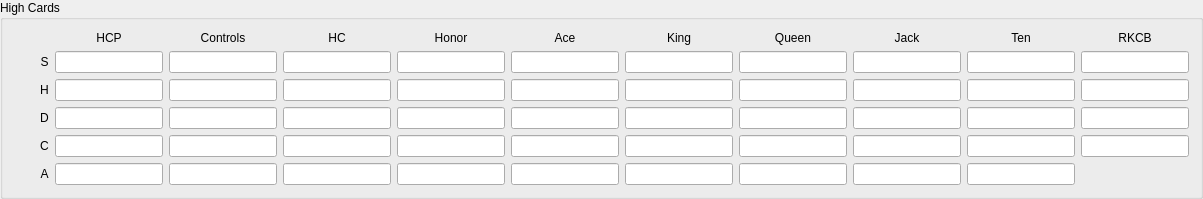
    <widget class="QGroupBox" name="groupBox">
     <property name="geometry">
      <rect>
       <x>10</x>
       <y>10</y>
       <width>509</width>
       <height>178</height>
      </rect>
     </property>
     <property name="whatsThis">
      <string>&lt;html&gt;&lt;head/&gt;&lt;body&gt;&lt;p&gt;Limits of high card parameters for the rule&lt;/p&gt;&lt;/body&gt;&lt;/html&gt;</string>
     </property>
     <property name="title">
      <string>High Cards</string>
     </property>
     <layout class="QHBoxLayout" name="horizontalLayout">
      <item>
       <widget class="QLabel" name="label_36">
        <property name="text">
         <string/>
        </property>
        <property name="alignment">
         <set>Qt::AlignCenter</set>
        </property>
       </widget>
      </item>
      <item>
       <widget class="QLabel" name="label_15">
        <property name="text">
         <string/>
        </property>
       </widget>
      </item>
      <item>
       <layout class="QGridLayout" name="gridLayout">
        <item row="0" column="0">
         <widget class="QLabel" name="label_52">
          <property name="sizePolicy">
           <sizepolicy hsizetype="Fixed" vsizetype="Fixed">
            <horstretch>0</horstretch>
            <verstretch>0</verstretch>
           </sizepolicy>
          </property>
          <property name="text">
           <string/>
          </property>
          <property name="alignment">
           <set>Qt::AlignCenter</set>
          </property>
         </widget>
        </item>
        <item row="0" column="1">
         <widget class="QLabel" name="label_24">
          <property name="sizePolicy">
           <sizepolicy hsizetype="Preferred" vsizetype="Preferred">
            <horstretch>0</horstretch>
            <verstretch>0</verstretch>
           </sizepolicy>
          </property>
          <property name="text">
           <string>HCP</string>
          </property>
          <property name="alignment">
           <set>Qt::AlignCenter</set>
          </property>
         </widget>
        </item>
        <item row="0" column="2">
         <widget class="QLabel" name="label_35">
          <property name="sizePolicy">
           <sizepolicy hsizetype="Preferred" vsizetype="Preferred">
            <horstretch>0</horstretch>
            <verstretch>0</verstretch>
           </sizepolicy>
          </property>
          <property name="text">
           <string>Controls</string>
          </property>
          <property name="alignment">
           <set>Qt::AlignCenter</set>
          </property>
         </widget>
        </item>
        <item row="0" column="3">
         <widget class="QLabel" name="label_44">
          <property name="sizePolicy">
           <sizepolicy hsizetype="Preferred" vsizetype="Preferred">
            <horstretch>0</horstretch>
            <verstretch>0</verstretch>
           </sizepolicy>
          </property>
          <property name="text">
           <string>HC</string>
          </property>
          <property name="alignment">
           <set>Qt::AlignCenter</set>
          </property>
         </widget>
        </item>
        <item row="0" column="4">
         <widget class="QLabel" name="label_45">
          <property name="sizePolicy">
           <sizepolicy hsizetype="Preferred" vsizetype="Preferred">
            <horstretch>0</horstretch>
            <verstretch>0</verstretch>
           </sizepolicy>
          </property>
          <property name="text">
           <string>Honor</string>
          </property>
          <property name="alignment">
           <set>Qt::AlignCenter</set>
          </property>
         </widget>
        </item>
        <item row="0" column="5">
         <widget class="QLabel" name="label_46">
          <property name="sizePolicy">
           <sizepolicy hsizetype="Preferred" vsizetype="Preferred">
            <horstretch>0</horstretch>
            <verstretch>0</verstretch>
           </sizepolicy>
          </property>
          <property name="text">
           <string>Ace</string>
          </property>
          <property name="alignment">
           <set>Qt::AlignCenter</set>
          </property>
         </widget>
        </item>
        <item row="0" column="6">
         <widget class="QLabel" name="label_47">
          <property name="sizePolicy">
           <sizepolicy hsizetype="Preferred" vsizetype="Preferred">
            <horstretch>0</horstretch>
            <verstretch>0</verstretch>
           </sizepolicy>
          </property>
          <property name="text">
           <string>King</string>
          </property>
          <property name="alignment">
           <set>Qt::AlignCenter</set>
          </property>
         </widget>
        </item>
        <item row="0" column="7">
         <widget class="QLabel" name="label_48">
          <property name="sizePolicy">
           <sizepolicy hsizetype="Preferred" vsizetype="Preferred">
            <horstretch>0</horstretch>
            <verstretch>0</verstretch>
           </sizepolicy>
          </property>
          <property name="text">
           <string>Queen</string>
          </property>
          <property name="alignment">
           <set>Qt::AlignCenter</set>
          </property>
         </widget>
        </item>
        <item row="0" column="8">
         <widget class="QLabel" name="label_49">
          <property name="sizePolicy">
           <sizepolicy hsizetype="Preferred" vsizetype="Preferred">
            <horstretch>0</horstretch>
            <verstretch>0</verstretch>
           </sizepolicy>
          </property>
          <property name="text">
           <string>Jack</string>
          </property>
          <property name="alignment">
           <set>Qt::AlignCenter</set>
          </property>
         </widget>
        </item>
        <item row="0" column="9">
         <widget class="QLabel" name="label_50">
          <property name="sizePolicy">
           <sizepolicy hsizetype="Preferred" vsizetype="Preferred">
            <horstretch>0</horstretch>
            <verstretch>0</verstretch>
           </sizepolicy>
          </property>
          <property name="text">
           <string>Ten</string>
          </property>
          <property name="alignment">
           <set>Qt::AlignCenter</set>
          </property>
         </widget>
        </item>
        <item row="0" column="10">
         <widget class="QLabel" name="label_51">
          <property name="sizePolicy">
           <sizepolicy hsizetype="Preferred" vsizetype="Preferred">
            <horstretch>0</horstretch>
            <verstretch>0</verstretch>
           </sizepolicy>
          </property>
          <property name="text">
           <string>RKCB</string>
          </property>
          <property name="alignment">
           <set>Qt::AlignCenter</set>
          </property>
         </widget>
        </item>
        <item row="1" column="0">
         <widget class="QLabel" name="label_30">
          <property name="sizePolicy">
           <sizepolicy hsizetype="Preferred" vsizetype="Preferred">
            <horstretch>0</horstretch>
            <verstretch>0</verstretch>
           </sizepolicy>
          </property>
          <property name="text">
           <string>S</string>
          </property>
          <property name="alignment">
           <set>Qt::AlignCenter</set>
          </property>
         </widget>
        </item>
        <item row="1" column="1">
         <widget class="QLineEdit" name="hcpS">
          <property name="enabled">
           <bool>true</bool>
          </property>
          <property name="sizePolicy">
           <sizepolicy hsizetype="Fixed" vsizetype="Fixed">
            <horstretch>0</horstretch>
            <verstretch>0</verstretch>
           </sizepolicy>
          </property>
          <property name="autoFillBackground">
           <bool>false</bool>
          </property>
          <property name="text">
           <string/>
          </property>
          <property name="frame">
           <bool>true</bool>
          </property>
          <property name="alignment">
           <set>Qt::AlignCenter</set>
          </property>
          <property name="readOnly">
           <bool>false</bool>
          </property>
         </widget>
        </item>
        <item row="1" column="2">
         <widget class="QLineEdit" name="controlsS">
          <property name="sizePolicy">
           <sizepolicy hsizetype="Fixed" vsizetype="Fixed">
            <horstretch>0</horstretch>
            <verstretch>0</verstretch>
           </sizepolicy>
          </property>
          <property name="text">
           <string/>
          </property>
          <property name="alignment">
           <set>Qt::AlignCenter</set>
          </property>
         </widget>
        </item>
        <item row="1" column="3">
         <widget class="QLineEdit" name="hcS">
          <property name="sizePolicy">
           <sizepolicy hsizetype="Fixed" vsizetype="Fixed">
            <horstretch>0</horstretch>
            <verstretch>0</verstretch>
           </sizepolicy>
          </property>
          <property name="text">
           <string/>
          </property>
          <property name="alignment">
           <set>Qt::AlignCenter</set>
          </property>
         </widget>
        </item>
        <item row="1" column="4">
         <widget class="QLineEdit" name="honorS">
          <property name="sizePolicy">
           <sizepolicy hsizetype="Fixed" vsizetype="Fixed">
            <horstretch>0</horstretch>
            <verstretch>0</verstretch>
           </sizepolicy>
          </property>
          <property name="text">
           <string/>
          </property>
          <property name="alignment">
           <set>Qt::AlignCenter</set>
          </property>
         </widget>
        </item>
        <item row="1" column="5">
         <widget class="QLineEdit" name="aceS">
          <property name="sizePolicy">
           <sizepolicy hsizetype="Fixed" vsizetype="Fixed">
            <horstretch>0</horstretch>
            <verstretch>0</verstretch>
           </sizepolicy>
          </property>
          <property name="text">
           <string/>
          </property>
          <property name="alignment">
           <set>Qt::AlignCenter</set>
          </property>
         </widget>
        </item>
        <item row="1" column="6">
         <widget class="QLineEdit" name="kingS">
          <property name="sizePolicy">
           <sizepolicy hsizetype="Fixed" vsizetype="Fixed">
            <horstretch>0</horstretch>
            <verstretch>0</verstretch>
           </sizepolicy>
          </property>
          <property name="text">
           <string/>
          </property>
          <property name="alignment">
           <set>Qt::AlignCenter</set>
          </property>
         </widget>
        </item>
        <item row="1" column="7">
         <widget class="QLineEdit" name="queenS">
          <property name="sizePolicy">
           <sizepolicy hsizetype="Fixed" vsizetype="Fixed">
            <horstretch>0</horstretch>
            <verstretch>0</verstretch>
           </sizepolicy>
          </property>
          <property name="text">
           <string/>
          </property>
          <property name="alignment">
           <set>Qt::AlignCenter</set>
          </property>
         </widget>
        </item>
        <item row="1" column="8">
         <widget class="QLineEdit" name="jackS">
          <property name="sizePolicy">
           <sizepolicy hsizetype="Fixed" vsizetype="Fixed">
            <horstretch>0</horstretch>
            <verstretch>0</verstretch>
           </sizepolicy>
          </property>
          <property name="text">
           <string/>
          </property>
          <property name="alignment">
           <set>Qt::AlignCenter</set>
          </property>
         </widget>
        </item>
        <item row="1" column="9">
         <widget class="QLineEdit" name="tenS">
          <property name="sizePolicy">
           <sizepolicy hsizetype="Fixed" vsizetype="Fixed">
            <horstretch>0</horstretch>
            <verstretch>0</verstretch>
           </sizepolicy>
          </property>
          <property name="text">
           <string/>
          </property>
          <property name="alignment">
           <set>Qt::AlignCenter</set>
          </property>
         </widget>
        </item>
        <item row="1" column="10">
         <widget class="QLineEdit" name="rkcbS">
          <property name="sizePolicy">
           <sizepolicy hsizetype="Fixed" vsizetype="Fixed">
            <horstretch>0</horstretch>
            <verstretch>0</verstretch>
           </sizepolicy>
          </property>
          <property name="text">
           <string/>
          </property>
          <property name="alignment">
           <set>Qt::AlignCenter</set>
          </property>
         </widget>
        </item>
        <item row="2" column="0">
         <widget class="QLabel" name="label_31">
          <property name="sizePolicy">
           <sizepolicy hsizetype="Preferred" vsizetype="Preferred">
            <horstretch>0</horstretch>
            <verstretch>0</verstretch>
           </sizepolicy>
          </property>
          <property name="text">
           <string>H</string>
          </property>
          <property name="alignment">
           <set>Qt::AlignCenter</set>
          </property>
         </widget>
        </item>
        <item row="2" column="1">
         <widget class="QLineEdit" name="hcpH">
          <property name="sizePolicy">
           <sizepolicy hsizetype="Fixed" vsizetype="Fixed">
            <horstretch>0</horstretch>
            <verstretch>0</verstretch>
           </sizepolicy>
          </property>
          <property name="alignment">
           <set>Qt::AlignCenter</set>
          </property>
         </widget>
        </item>
        <item row="2" column="2">
         <widget class="QLineEdit" name="controlsH">
          <property name="sizePolicy">
           <sizepolicy hsizetype="Fixed" vsizetype="Fixed">
            <horstretch>0</horstretch>
            <verstretch>0</verstretch>
           </sizepolicy>
          </property>
          <property name="alignment">
           <set>Qt::AlignCenter</set>
          </property>
         </widget>
        </item>
        <item row="2" column="3">
         <widget class="QLineEdit" name="hcH">
          <property name="sizePolicy">
           <sizepolicy hsizetype="Fixed" vsizetype="Fixed">
            <horstretch>0</horstretch>
            <verstretch>0</verstretch>
           </sizepolicy>
          </property>
          <property name="alignment">
           <set>Qt::AlignCenter</set>
          </property>
         </widget>
        </item>
        <item row="2" column="4">
         <widget class="QLineEdit" name="honorH">
          <property name="sizePolicy">
           <sizepolicy hsizetype="Fixed" vsizetype="Fixed">
            <horstretch>0</horstretch>
            <verstretch>0</verstretch>
           </sizepolicy>
          </property>
          <property name="alignment">
           <set>Qt::AlignCenter</set>
          </property>
         </widget>
        </item>
        <item row="2" column="5">
         <widget class="QLineEdit" name="aceH">
          <property name="sizePolicy">
           <sizepolicy hsizetype="Fixed" vsizetype="Fixed">
            <horstretch>0</horstretch>
            <verstretch>0</verstretch>
           </sizepolicy>
          </property>
          <property name="alignment">
           <set>Qt::AlignCenter</set>
          </property>
         </widget>
        </item>
        <item row="2" column="6">
         <widget class="QLineEdit" name="kingH">
          <property name="sizePolicy">
           <sizepolicy hsizetype="Fixed" vsizetype="Fixed">
            <horstretch>0</horstretch>
            <verstretch>0</verstretch>
           </sizepolicy>
          </property>
          <property name="alignment">
           <set>Qt::AlignCenter</set>
          </property>
         </widget>
        </item>
        <item row="2" column="7">
         <widget class="QLineEdit" name="queenH">
          <property name="sizePolicy">
           <sizepolicy hsizetype="Fixed" vsizetype="Fixed">
            <horstretch>0</horstretch>
            <verstretch>0</verstretch>
           </sizepolicy>
          </property>
          <property name="alignment">
           <set>Qt::AlignCenter</set>
          </property>
         </widget>
        </item>
        <item row="2" column="8">
         <widget class="QLineEdit" name="jackH">
          <property name="sizePolicy">
           <sizepolicy hsizetype="Fixed" vsizetype="Fixed">
            <horstretch>0</horstretch>
            <verstretch>0</verstretch>
           </sizepolicy>
          </property>
          <property name="alignment">
           <set>Qt::AlignCenter</set>
          </property>
         </widget>
        </item>
        <item row="2" column="9">
         <widget class="QLineEdit" name="tenH">
          <property name="sizePolicy">
           <sizepolicy hsizetype="Fixed" vsizetype="Fixed">
            <horstretch>0</horstretch>
            <verstretch>0</verstretch>
           </sizepolicy>
          </property>
          <property name="alignment">
           <set>Qt::AlignCenter</set>
          </property>
         </widget>
        </item>
        <item row="2" column="10">
         <widget class="QLineEdit" name="rkcbH">
          <property name="sizePolicy">
           <sizepolicy hsizetype="Fixed" vsizetype="Fixed">
            <horstretch>0</horstretch>
            <verstretch>0</verstretch>
           </sizepolicy>
          </property>
          <property name="alignment">
           <set>Qt::AlignCenter</set>
          </property>
         </widget>
        </item>
        <item row="3" column="0">
         <widget class="QLabel" name="label_32">
          <property name="sizePolicy">
           <sizepolicy hsizetype="Preferred" vsizetype="Preferred">
            <horstretch>0</horstretch>
            <verstretch>0</verstretch>
           </sizepolicy>
          </property>
          <property name="text">
           <string>D</string>
          </property>
          <property name="alignment">
           <set>Qt::AlignCenter</set>
          </property>
         </widget>
        </item>
        <item row="3" column="1">
         <widget class="QLineEdit" name="hcpD">
          <property name="sizePolicy">
           <sizepolicy hsizetype="Fixed" vsizetype="Fixed">
            <horstretch>0</horstretch>
            <verstretch>0</verstretch>
           </sizepolicy>
          </property>
          <property name="alignment">
           <set>Qt::AlignCenter</set>
          </property>
         </widget>
        </item>
        <item row="3" column="2">
         <widget class="QLineEdit" name="controlsD">
          <property name="sizePolicy">
           <sizepolicy hsizetype="Fixed" vsizetype="Fixed">
            <horstretch>0</horstretch>
            <verstretch>0</verstretch>
           </sizepolicy>
          </property>
          <property name="alignment">
           <set>Qt::AlignCenter</set>
          </property>
         </widget>
        </item>
        <item row="3" column="3">
         <widget class="QLineEdit" name="hcD">
          <property name="sizePolicy">
           <sizepolicy hsizetype="Fixed" vsizetype="Fixed">
            <horstretch>0</horstretch>
            <verstretch>0</verstretch>
           </sizepolicy>
          </property>
          <property name="alignment">
           <set>Qt::AlignCenter</set>
          </property>
         </widget>
        </item>
        <item row="3" column="4">
         <widget class="QLineEdit" name="honorD">
          <property name="sizePolicy">
           <sizepolicy hsizetype="Fixed" vsizetype="Fixed">
            <horstretch>0</horstretch>
            <verstretch>0</verstretch>
           </sizepolicy>
          </property>
          <property name="alignment">
           <set>Qt::AlignCenter</set>
          </property>
         </widget>
        </item>
        <item row="3" column="5">
         <widget class="QLineEdit" name="aceD">
          <property name="sizePolicy">
           <sizepolicy hsizetype="Fixed" vsizetype="Fixed">
            <horstretch>0</horstretch>
            <verstretch>0</verstretch>
           </sizepolicy>
          </property>
          <property name="alignment">
           <set>Qt::AlignCenter</set>
          </property>
         </widget>
        </item>
        <item row="3" column="6">
         <widget class="QLineEdit" name="kingD">
          <property name="sizePolicy">
           <sizepolicy hsizetype="Fixed" vsizetype="Fixed">
            <horstretch>0</horstretch>
            <verstretch>0</verstretch>
           </sizepolicy>
          </property>
          <property name="alignment">
           <set>Qt::AlignCenter</set>
          </property>
         </widget>
        </item>
        <item row="3" column="7">
         <widget class="QLineEdit" name="queenD">
          <property name="sizePolicy">
           <sizepolicy hsizetype="Fixed" vsizetype="Fixed">
            <horstretch>0</horstretch>
            <verstretch>0</verstretch>
           </sizepolicy>
          </property>
          <property name="alignment">
           <set>Qt::AlignCenter</set>
          </property>
         </widget>
        </item>
        <item row="3" column="8">
         <widget class="QLineEdit" name="jackD">
          <property name="sizePolicy">
           <sizepolicy hsizetype="Fixed" vsizetype="Fixed">
            <horstretch>0</horstretch>
            <verstretch>0</verstretch>
           </sizepolicy>
          </property>
          <property name="alignment">
           <set>Qt::AlignCenter</set>
          </property>
         </widget>
        </item>
        <item row="3" column="9">
         <widget class="QLineEdit" name="tenD">
          <property name="sizePolicy">
           <sizepolicy hsizetype="Fixed" vsizetype="Fixed">
            <horstretch>0</horstretch>
            <verstretch>0</verstretch>
           </sizepolicy>
          </property>
          <property name="alignment">
           <set>Qt::AlignCenter</set>
          </property>
         </widget>
        </item>
        <item row="3" column="10">
         <widget class="QLineEdit" name="rkcbD">
          <property name="sizePolicy">
           <sizepolicy hsizetype="Fixed" vsizetype="Fixed">
            <horstretch>0</horstretch>
            <verstretch>0</verstretch>
           </sizepolicy>
          </property>
          <property name="alignment">
           <set>Qt::AlignCenter</set>
          </property>
         </widget>
        </item>
        <item row="4" column="0">
         <widget class="QLabel" name="label_33">
          <property name="sizePolicy">
           <sizepolicy hsizetype="Preferred" vsizetype="Preferred">
            <horstretch>0</horstretch>
            <verstretch>0</verstretch>
           </sizepolicy>
          </property>
          <property name="text">
           <string>C</string>
          </property>
          <property name="alignment">
           <set>Qt::AlignCenter</set>
          </property>
         </widget>
        </item>
        <item row="4" column="1">
         <widget class="QLineEdit" name="hcpC">
          <property name="sizePolicy">
           <sizepolicy hsizetype="Fixed" vsizetype="Fixed">
            <horstretch>0</horstretch>
            <verstretch>0</verstretch>
           </sizepolicy>
          </property>
          <property name="alignment">
           <set>Qt::AlignCenter</set>
          </property>
         </widget>
        </item>
        <item row="4" column="2">
         <widget class="QLineEdit" name="controlsC">
          <property name="sizePolicy">
           <sizepolicy hsizetype="Fixed" vsizetype="Fixed">
            <horstretch>0</horstretch>
            <verstretch>0</verstretch>
           </sizepolicy>
          </property>
          <property name="alignment">
           <set>Qt::AlignCenter</set>
          </property>
         </widget>
        </item>
        <item row="4" column="3">
         <widget class="QLineEdit" name="hcC">
          <property name="sizePolicy">
           <sizepolicy hsizetype="Fixed" vsizetype="Fixed">
            <horstretch>0</horstretch>
            <verstretch>0</verstretch>
           </sizepolicy>
          </property>
          <property name="alignment">
           <set>Qt::AlignCenter</set>
          </property>
         </widget>
        </item>
        <item row="4" column="4">
         <widget class="QLineEdit" name="honorC">
          <property name="sizePolicy">
           <sizepolicy hsizetype="Fixed" vsizetype="Fixed">
            <horstretch>0</horstretch>
            <verstretch>0</verstretch>
           </sizepolicy>
          </property>
          <property name="alignment">
           <set>Qt::AlignCenter</set>
          </property>
         </widget>
        </item>
        <item row="4" column="5">
         <widget class="QLineEdit" name="aceC">
          <property name="sizePolicy">
           <sizepolicy hsizetype="Fixed" vsizetype="Fixed">
            <horstretch>0</horstretch>
            <verstretch>0</verstretch>
           </sizepolicy>
          </property>
          <property name="alignment">
           <set>Qt::AlignCenter</set>
          </property>
         </widget>
        </item>
        <item row="4" column="6">
         <widget class="QLineEdit" name="kingC">
          <property name="sizePolicy">
           <sizepolicy hsizetype="Fixed" vsizetype="Fixed">
            <horstretch>0</horstretch>
            <verstretch>0</verstretch>
           </sizepolicy>
          </property>
          <property name="alignment">
           <set>Qt::AlignCenter</set>
          </property>
         </widget>
        </item>
        <item row="4" column="7">
         <widget class="QLineEdit" name="queenC">
          <property name="sizePolicy">
           <sizepolicy hsizetype="Fixed" vsizetype="Fixed">
            <horstretch>0</horstretch>
            <verstretch>0</verstretch>
           </sizepolicy>
          </property>
          <property name="alignment">
           <set>Qt::AlignCenter</set>
          </property>
         </widget>
        </item>
        <item row="4" column="8">
         <widget class="QLineEdit" name="jackC">
          <property name="sizePolicy">
           <sizepolicy hsizetype="Fixed" vsizetype="Fixed">
            <horstretch>0</horstretch>
            <verstretch>0</verstretch>
           </sizepolicy>
          </property>
          <property name="alignment">
           <set>Qt::AlignCenter</set>
          </property>
         </widget>
        </item>
        <item row="4" column="9">
         <widget class="QLineEdit" name="tenC">
          <property name="sizePolicy">
           <sizepolicy hsizetype="Fixed" vsizetype="Fixed">
            <horstretch>0</horstretch>
            <verstretch>0</verstretch>
           </sizepolicy>
          </property>
          <property name="alignment">
           <set>Qt::AlignCenter</set>
          </property>
         </widget>
        </item>
        <item row="4" column="10">
         <widget class="QLineEdit" name="rkcbC">
          <property name="sizePolicy">
           <sizepolicy hsizetype="Fixed" vsizetype="Fixed">
            <horstretch>0</horstretch>
            <verstretch>0</verstretch>
           </sizepolicy>
          </property>
          <property name="alignment">
           <set>Qt::AlignCenter</set>
          </property>
         </widget>
        </item>
        <item row="5" column="0">
         <widget class="QLabel" name="label_34">
          <property name="sizePolicy">
           <sizepolicy hsizetype="Preferred" vsizetype="Preferred">
            <horstretch>0</horstretch>
            <verstretch>0</verstretch>
           </sizepolicy>
          </property>
          <property name="text">
           <string>A</string>
          </property>
          <property name="alignment">
           <set>Qt::AlignCenter</set>
          </property>
         </widget>
        </item>
        <item row="5" column="1">
         <widget class="QLineEdit" name="hcpA">
          <property name="sizePolicy">
           <sizepolicy hsizetype="Fixed" vsizetype="Fixed">
            <horstretch>0</horstretch>
            <verstretch>0</verstretch>
           </sizepolicy>
          </property>
          <property name="alignment">
           <set>Qt::AlignCenter</set>
          </property>
         </widget>
        </item>
        <item row="5" column="2">
         <widget class="QLineEdit" name="controlsA">
          <property name="sizePolicy">
           <sizepolicy hsizetype="Fixed" vsizetype="Fixed">
            <horstretch>0</horstretch>
            <verstretch>0</verstretch>
           </sizepolicy>
          </property>
          <property name="alignment">
           <set>Qt::AlignCenter</set>
          </property>
         </widget>
        </item>
        <item row="5" column="3">
         <widget class="QLineEdit" name="hcA">
          <property name="sizePolicy">
           <sizepolicy hsizetype="Fixed" vsizetype="Fixed">
            <horstretch>0</horstretch>
            <verstretch>0</verstretch>
           </sizepolicy>
          </property>
          <property name="alignment">
           <set>Qt::AlignCenter</set>
          </property>
         </widget>
        </item>
        <item row="5" column="4">
         <widget class="QLineEdit" name="honorA">
          <property name="sizePolicy">
           <sizepolicy hsizetype="Fixed" vsizetype="Fixed">
            <horstretch>0</horstretch>
            <verstretch>0</verstretch>
           </sizepolicy>
          </property>
          <property name="alignment">
           <set>Qt::AlignCenter</set>
          </property>
         </widget>
        </item>
        <item row="5" column="5">
         <widget class="QLineEdit" name="aceA">
          <property name="sizePolicy">
           <sizepolicy hsizetype="Fixed" vsizetype="Fixed">
            <horstretch>0</horstretch>
            <verstretch>0</verstretch>
           </sizepolicy>
          </property>
          <property name="alignment">
           <set>Qt::AlignCenter</set>
          </property>
         </widget>
        </item>
        <item row="5" column="6">
         <widget class="QLineEdit" name="kingA">
          <property name="sizePolicy">
           <sizepolicy hsizetype="Fixed" vsizetype="Fixed">
            <horstretch>0</horstretch>
            <verstretch>0</verstretch>
           </sizepolicy>
          </property>
          <property name="alignment">
           <set>Qt::AlignCenter</set>
          </property>
         </widget>
        </item>
        <item row="5" column="7">
         <widget class="QLineEdit" name="queenA">
          <property name="sizePolicy">
           <sizepolicy hsizetype="Fixed" vsizetype="Fixed">
            <horstretch>0</horstretch>
            <verstretch>0</verstretch>
           </sizepolicy>
          </property>
          <property name="alignment">
           <set>Qt::AlignCenter</set>
          </property>
         </widget>
        </item>
        <item row="5" column="8">
         <widget class="QLineEdit" name="jackA">
          <property name="sizePolicy">
           <sizepolicy hsizetype="Fixed" vsizetype="Fixed">
            <horstretch>0</horstretch>
            <verstretch>0</verstretch>
           </sizepolicy>
          </property>
          <property name="alignment">
           <set>Qt::AlignCenter</set>
          </property>
         </widget>
        </item>
        <item row="5" column="9">
         <widget class="QLineEdit" name="tenA">
          <property name="sizePolicy">
           <sizepolicy hsizetype="Fixed" vsizetype="Fixed">
            <horstretch>0</horstretch>
            <verstretch>0</verstretch>
           </sizepolicy>
          </property>
          <property name="alignment">
           <set>Qt::AlignCenter</set>
          </property>
         </widget>
        </item>
        <item row="5" column="10">
         <widget class="QLabel" name="label_53">
          <property name="sizePolicy">
           <sizepolicy hsizetype="Fixed" vsizetype="Fixed">
            <horstretch>0</horstretch>
            <verstretch>0</verstretch>
           </sizepolicy>
          </property>
          <property name="text">
           <string/>
          </property>
          <property name="alignment">
           <set>Qt::AlignCenter</set>
          </property>
         </widget>
        </item>
       </layout>
      </item>
     </layout>
    </widget>
